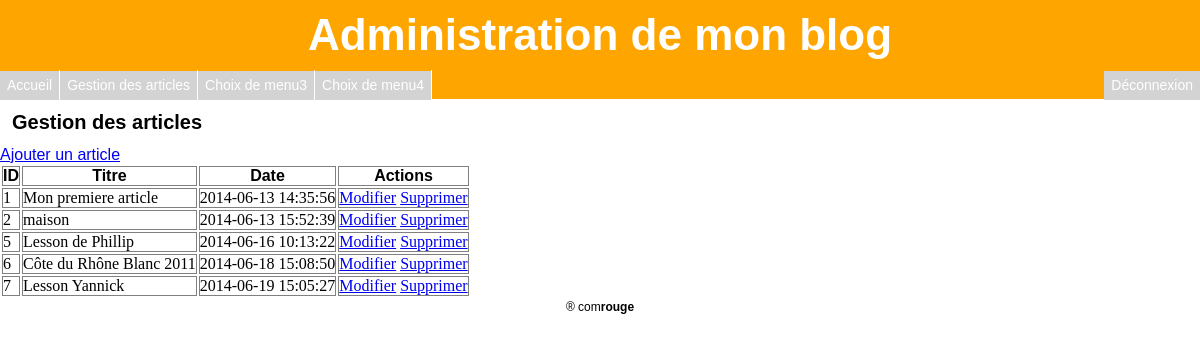
Screenshot of /admin/gestion_articles.php (signed in) with the database file from the repository.
### tables this page shows
CREATE TABLE IF NOT EXISTS `articles` (
  `id_article` int(11) NOT NULL AUTO_INCREMENT,
  `title` varchar(45) NOT NULL,
  `text` varchar(45) NOT NULL,
  `date` datetime NOT NULL,
  `user` int(11) NOT NULL,
  PRIMARY KEY (`id_article`),
  KEY `user` (`user`)
);

### admin/gestion_articles.php (the view, shortened to what this page needs)
<?php
	include_once('includes/header.php');
	$query = mysql_query('SELECT id_article,title, date FROM articles');
	?>
<h4>Gestion des articles</h4>
<div class="actions">
	<a href="add_article.php">Ajouter un article</a>
	</div>
<table class="articles">
	<thead>
		<th style="widht: 30px;">ID</th>
		<th style="widht: 200px">Titre</th>
		<th style="widht: 800px">Date</th>
		<th style="widht: 1000px">Actions</th>
	</thead>
	<?php
		while ($row = mysql_fetch_assoc($query)) {
			echo '
				<tr>
					<td>' . $row['id_article'] . '</td>
					<td>' . $row['title'] . '</td>
					<td>' . $row['date'] . '</td>
					<td>
						<a href="edit_article.php?id_article='. $row['id_article'] .'" >Modifier</a>
						<a href="gestion_articles.php?action=delete_article&id_article='. $row['id_article'].'" >Supprimer</a>
					</td>
				</tr>
			';
		}
		?>
</table>
	<?php include_once('includes/footer.php');?>

### admin/Includes/header.php (shortened to what this page needs)
<!DOCTYPE html>
<html>
	<head>
		<link rel="stylesheet" href="style.css"/>
	</head>
	<body>
		<header>
			<h1>Administration de mon blog</h1>
	<nav>
		<ul>
				<?php if (isset($_SESSION) && isset($_SESSION['user'])) { ?>
				<li><a href="index.php">Accueil</a></li>
				<li><a href="gestion_articles.php">Gestion des articles</a></li>
				<li><a href="#">Choix de menu3</a></li>
				<li><a href="#">Choix de menu4</a></li>
				<li class="deconnection"><a href="?action=deconnexion">Déconnexion</a></li>
				<?php } ?>
		</ul>
	</nav>
		</header>

### admin/Includes/footer.php
<footer>
	&reg com<b>rouge</b>
</footer>
		</body>
</html>

### admin/style.css (style rules this page uses)
h4 { font-size : 20px; padding: 12px; }
table.articles td { font-family: Times; border: solid 1px gray; }
table.articles th { font-family: Helvetica; border: solid 1px gray; }
body { font-family : Arial, Sans-serif; }
h1 { font-size: 44px; color: white; padding: 10px 0; height: 50px; background: rgba(100, 100, 100, 0,4); text-align : center; }
header { background-color: orange; height: 99px; }
header nav ul { list-style: none; }
header nav ul li.deconnection { float: right; border: none; }
header nav ul li { display: block; float: left; height: 29px; line-height: 29px; border-right: solid 1px #fff; }
header nav ul li a { display: inline-block; text-decoration: none; color: #fff; transition-property: background; transition-duration: 1.5s; transition-timing-function: ease; font-size: 14px; padding: 0 7px; background: lightgray; }
footer { font-size : 12px; text-align : center; padding : 2px; }

### rows the page displays
articles: id_article "1", title "Mon premiere article", date "2014-06-13 14:35:56"
articles: id_article "2", title "maison", date "2014-06-13 15:52:39"
articles: id_article "5", title "Lesson de Phillip", date "2014-06-16 10:13:22"
articles: id_article "6", title "Côte du Rhône Blanc 2011", date "2014-06-18 15:08:50"
articles: id_article "7", title "Lesson Yannick", date "2014-06-19 15:05:27"
